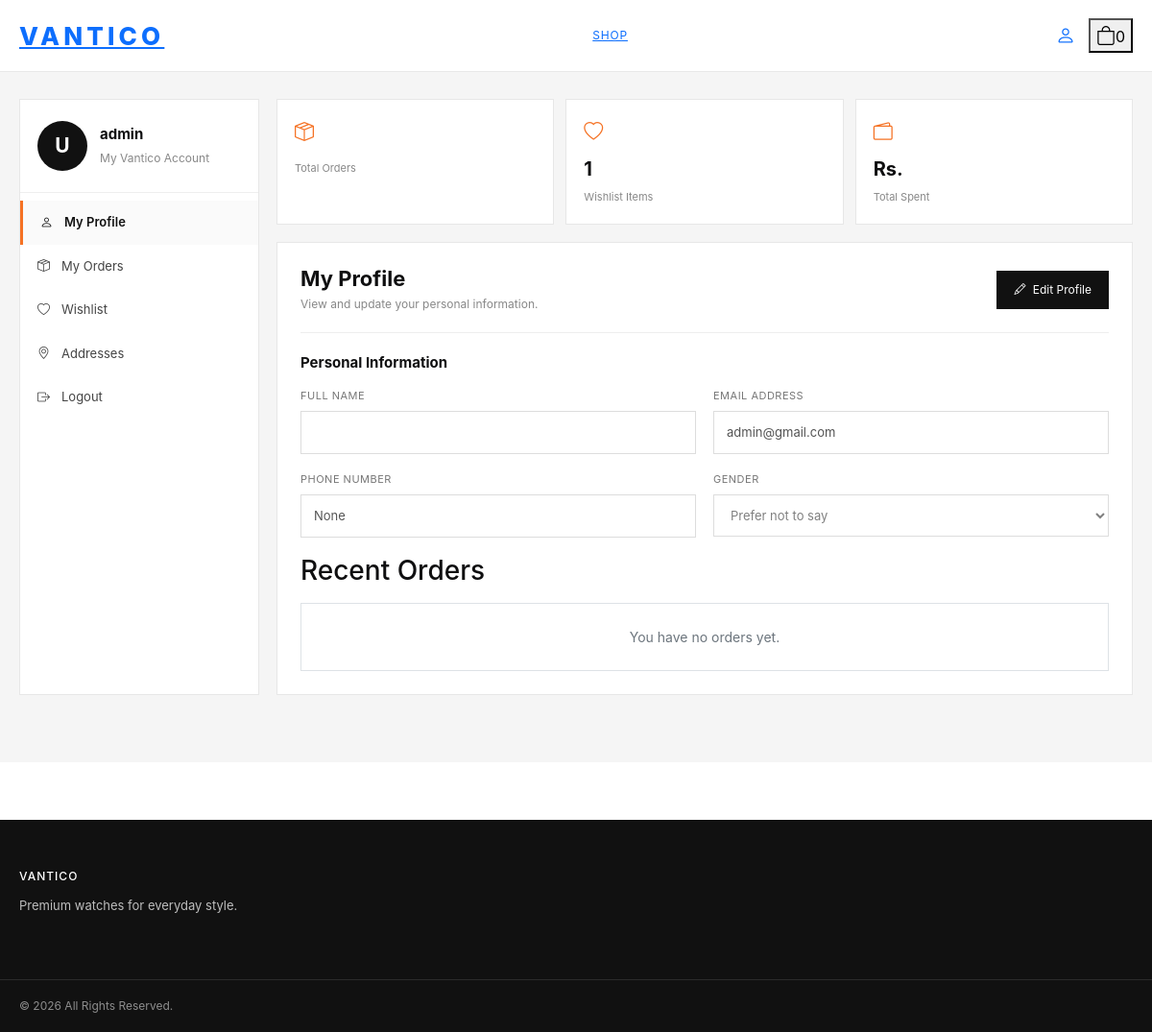
Page /my-account/ (signed in) on the committed database.
### lastapp/models.py (models this page shows, shortened)
class Settings(models.Model):
    site_name = models.CharField(max_length=100, default="Vantico")
    site_meta_title = models.CharField(max_length=100, blank=True)
    site_description = models.TextField(blank=True)
    site_keywords = models.CharField(max_length=255, blank=True, null=True)
    site_tagline = models.CharField(max_length=255, blank=True, null=True)
    site_url = models.URLField(default="https://example.com")
    site_author = models.CharField(max_length=100, blank=True, null=True)
    site_logo = models.ImageField(upload_to='site_logo/', blank=True, null=True)
    site_logo_dark = models.ImageField(upload_to='site_logo/', blank=True, null=True)
    site_favicon = models.ImageField(upload_to='site_favicon/', blank=True, null=True)
    site_og_image = models.ImageField(upload_to='site_seo/', blank=True, null=True)
    site_theme_color = models.CharField(max_length=7, default="#000000")
    site_email = models.EmailField(blank=True, null=True)
    site_phone = models.CharField(max_length=20, blank=True, null=True)
    site_whatsapp_number = models.CharField(max_length=20, blank=True, null=True)
    site_address = models.TextField(blank=True, null=True)
    site_map_embed = models.TextField(blank=True, null=True)
    site_business_hours = models.CharField(max_length=255, blank=True, null=True)
    site_language = models.CharField(max_length=50, default="en")
    site_currency = models.CharField(max_length=10, default="PKR")
    site_currency_symbol = models.CharField(max_length=5, default="Rs.")
    site_timezone = models.CharField(max_length=50, default="Asia/Karachi")
    site_pagination_count = models.PositiveIntegerField(default=12)
    site_social_links = models.JSONField(default=dict, blank=True)
    site_google_analytics_id = models.CharField(max_length=100, blank=True, null=True)
    site_google_tag_manager_id = models.CharField(max_length=100, blank=True, null=True)
    site_facebook_pixel_id = models.CharField(max_length=100, blank=True, null=True)
    site_google_search_console = models.CharField(max_length=255, blank=True, null=True)
    site_robots_txt = models.TextField(blank=True, null=True, default="User-agent: *\nAllow: /\n")
    site_header_script = models.TextField(blank=True, null=True)
    site_footer_script = models.TextField(blank=True, null=True)
    site_custom_css = models.TextField(blank=True, null=True)
    site_custom_js = models.TextField(blank=True, null=True)
    site_chatbot_code = models.TextField(blank=True, null=True)
    site_announcement_text = models.TextField(blank=True, null=True)
    site_announcement_link = models.URLField(blank=True, null=True)
    site_announcement_status = models.BooleanField(default=False)
    site_maintenance_mode = models.BooleanField(default=False)
    site_maintenance_message = models.TextField(blank=True, null=True, default="We are under maintenance.")
    site_footer_text = models.TextField(blank=True, null=True)
    site_copyright_text = models.TextField(default="© 2026 All Rights Reserved.")
    site_enable_registration = models.BooleanField(default=True)
    site_enable_blog = models.BooleanField(default=True)
    site_enable_shop = models.BooleanField(default=False)
    site_recaptcha_site_key = models.CharField(max_length=255, blank=True, null=True)
    site_recaptcha_secret_key = models.CharField(max_length=255, blank=True, null=True)
    updated_at = models.DateTimeField(auto_now=True)
    class Meta:
        verbose_name = "Site Setting"
        verbose_name_plural = "Site Settings"
    @classmethod
    def get_settings(cls):
        obj, created = cls.objects.get_or_create(pk=1)
        return obj

class Profile(models.Model):
    user = models.OneToOneField(User, on_delete=models.CASCADE, related_name='profile')
    phone = models.CharField(max_length=20, blank=True, null=True)
    gender = models.CharField(max_length=10, blank=True, null=True)

### lastapp/views.py (the view)
# urls.py: path('my-account/', views.profile_view, name='my_account'),
@login_required
def profile_view(request):
    user = request.user
    orders = Order.objects.filter(user=user).select_related('product').order_by('-created_at')
    wishlist = Wishlist.objects.filter(user=user).select_related('product')
    profile, created = Profile.objects.get_or_create(user=user)
    context = {
        **get_common_context(),
        'orders': orders,
        'wishlist': wishlist,
        'profile': profile,
        'wishlist_count': wishlist.count(),
        'orders_count': orders.count(),
    }
    return render(request, 'profile.html', context)

### lastapp/context_processors.py (called while the page is built)
def site_settings(request):
    try:
        settings_obj = Settings.get_settings()
    except Exception:
        settings_obj = None
    try:
        nav_items = NavbarItem.objects.filter(is_active=True).order_by('order')
        footer_columns = FooterColumn.objects.prefetch_related('links').order_by('order')
    except Exception:
        nav_items = []
        footer_columns = []
    return {
        'site_settings': settings_obj, # tumhara purana naam same rakha hai taake templates na toote
        'settings_obj': settings_obj,   # new naam bhi de diya
        'nav_items': nav_items,
        'footer_columns': footer_columns,
        'site_navbar': nav_items, # alias
    }

### lastapp/views.py (called while the page is built)
def get_common_context():
    return {
        'settings_obj': Settings.get_settings(),
        'nav_items': NavbarItem.objects.filter(is_active=True),
        'footer_columns': FooterColumn.objects.prefetch_related('links').all(),
    }

### lastapp/templates/profile.html (shortened to what this page needs)
{% extends "base.html" %}
{% load static %}
{% block extra_css %}
<link rel="stylesheet" href="https://cdn.jsdelivr.net/npm/bootstrap-icons@1.11.3/font/bootstrap-icons.css">
{% endblock %}
{% block content %}
<section class="profile-page">
  <div class="vt-container">
    <div class="profile-layout">
      <aside class="profile-sidebar">
        <div class="profile-user">
          <div class="profile-avatar">{{ user.first_name|first|upper|default:"U" }}</div>
          <div>
            <strong>{{ user.first_name|default:user.username }}</strong>
            <span>My Vantico Account</span>
          </div>
        </div>
        <div class="profile-menu">
          <a href="{% url 'profile' %}" class="active"><i class="bi bi-person"></i> My Profile</a>
          <a href="#orders"><i class="bi bi-box-seam"></i> My Orders</a>
          <a href="#"><i class="bi bi-heart"></i> Wishlist</a>
          <a href="#"><i class="bi bi-geo-alt"></i> Addresses</a>
          <a href="{% url 'logout' %}"><i class="bi bi-box-arrow-right"></i> Logout</a>
        </div>
      </aside>
      <div class="profile-main">
        <div class="profile-stats">
          <div class="profile-stat">
            <i class="bi bi-box-seam"></i>
            <span>Total Orders</span>
          </div>
          <div class="profile-stat">
            <i class="bi bi-heart"></i>
            <strong>{{ wishlist_count }}</strong>
            <span>Wishlist Items</span>
          </div>
          <div class="profile-stat">
            <i class="bi bi-wallet2"></i>
            <strong>Rs. {{ total_spent }}</strong>
            <span>Total Spent</span>
          </div>
        </div>
        <div class="profile-main-card" id="profilePanel">
          <div class="profile-heading">
            <div>
              <h1>My Profile</h1>
              <p>View and update your personal information.</p>
            </div>
            <button class="profile-edit-btn" id="editProfileBtn" type="button"><i class="bi bi-pencil me-1"></i> Edit Profile</button>
          </div>
          <div class="profile-section">
            <h3>Personal Information</h3>
            <form id="profileForm" method="POST">
              <div class="profile-form">
                <div class="profile-field">
                  <label>Full Name</label>
                  <input name="full_name" id="fullName" type="text" value="{{ user.first_name }}" disabled>
                </div>
                <div class="profile-field">
                  <label>Email Address</label>
                  <input name="email" id="email" type="email" value="{{ user.email }}" disabled>
                </div>
                <div class="profile-field">
                  <label>Phone Number</label>
                  <input name="phone" id="phone" type="tel" value="{{ user.profile.phone }}" disabled>
                </div>
                <div class="profile-field">
                  <label>Gender</label>
                  <select name="gender" id="gender" disabled>
                    <option value="" {% if not user.profile.gender %}selected{% endif %}>Prefer not to say</option>
                  </select>
                </div>
              </div>
            </form>
          </div>
          <div class="profile-orders" id="orders">
            <h3 class="mb-3">Recent Orders</h3>
            {% for order in orders %}
            <div class="profile-order-card">
              <div class="order-top">
                <strong>Order #{{ order.order_id }}</strong>
                <span class="order-status status-{{ order.status }}">{{ order.status }}</span>
              </div>
              <div class="order-bottom">
                <span>{{ order.product_name }} • Rs. {{ order.total_price }}</span>
                <a href="#" class="order-view">View Order</a>
              </div>
            </div>
            {% empty %}
            <div class="border p-4 text-center text-secondary small">You have no orders yet.</div>
            {% endfor %}
          </div>
        </div>
      </div>
    </div>
  </div>
</section>
{% endblock %}

### lastapp/templates/base.html (shortened to what this page needs)
{% load static %}
<!DOCTYPE html>
<html lang="en">
<head>
  <link href="https://cdnjs.cloudflare.com/ajax/libs/bootstrap/5.3.8/css/bootstrap.min.css" rel="stylesheet">
  <link rel="stylesheet" href="https://cdnjs.cloudflare.com/ajax/libs/bootstrap-icons/1.13.1/font/bootstrap-icons.min.css">
  {% block extra_css %}{% endblock %}
</head>
<body>
  <header class="vt-header">
    <div class="vt-container vt-header-row">
      <a class="vt-logo" href="/">
        {% if site_settings.site_logo %}<img src="{{ site_settings.site_logo.url }}" alt="{{ site_settings.site_name }}" style="height:32px">
        {% else %}{{ site_settings.site_name|default:"VANTICO" }}{% endif %}
      </a>
      <nav class="vt-mainnav">
         {% for x in navbars %}
         <a href="{{ x.link }}">{{ x.name }}</a>
         {% empty %}
         <a href="{% url 'products' %}">Shop</a>
         {% endfor %}
      </nav>
      <div class="vt-actions">
        <a href="{% url 'profile' %}" class="vt-icon-btn"><i class="bi bi-person fs-5"></i></a>
        <button class="vt-icon-btn" type="button" data-bs-toggle="offcanvas" data-bs-target="#cartDrawer"><i class="bi bi-bag fs-5"></i><span id="cartBadge" class="vt-cart-badge">0</span></button>
      </div>
    </div>
  </header>
  <main>{% block content %}{% endblock %}</main>
  <footer class="vt-footer">
    <div class="vt-container vt-footer-grid">
      <div>
        <h6>{{ site_settings.site_name|default:"Vantico" }}</h6>
        <p style="color:#bdbdbd;font-size:13px">{{ site_settings.site_footer_text|default:"Premium watches for everyday style." }}</p>
      </div>
    </div>
    <div class="vt-footer-bottom">
      <div class="vt-container">{{ site_settings.site_copyright_text|default:"© 2026 Vantico. All rights reserved." }}</div>
    </div>
  </footer>
</body>
</html>

### lastapp/templates/base.html (style rules this page uses)
:root { --vt-black:#0f0f10;--vt-line:#e8e8e8;--vt-bg:#ffffff;--vt-container:1440px; }
body { margin:0;background:var(--vt-bg);color:var(--vt-black);font-family:Inter,Arial,sans-serif; }
.vt-container { width:min(var(--vt-container),calc(100% - 40px));margin-inline:auto }
.vt-header { position:sticky;top:0;z-index:1030;background:rgba(255,255,255,.96);border-bottom:1px solid var(--vt-line);backdrop-filter:blur(12px) }
.vt-header-row { min-height:74px;display:grid;grid-template-columns:auto 1fr auto;align-items:center;gap:28px }
.vt-logo { font-size:26px;font-weight:800;letter-spacing:.16em;text-transform:uppercase }
.vt-mainnav { display:flex;justify-content:center;gap:26px;font-size:12px;text-transform:uppercase;letter-spacing:.8px }
.vt-actions { display:flex;align-items:center;gap:14px }
.vt-footer { margin-top:60px;background:#111;color:#fff }
.vt-footer-grid { display:grid;grid-template-columns:1.5fr repeat(3,1fr);gap:32px;padding:52px 0 34px }
.vt-footer h6 { font-size:12px;letter-spacing:1px;text-transform:uppercase;margin:0 0 14px }
.vt-footer-bottom { border-top:1px solid #2b2b2b;padding:18px 0;color:#8e8e8e;font-size:12px }

### lastapp/templates/profile.html (style rules this page uses)
.profile-page { background:#f5f5f5;min-height:calc(100vh - 120px);padding:28px 0 70px; }
.profile-layout { display:grid;grid-template-columns:250px 1fr;gap:18px; }
.profile-sidebar,.profile-main-card,.profile-order-card,.profile-stat { background:#fff;border:1px solid #e7e7e7; }
.profile-sidebar { padding:0 }
.profile-user { padding:22px 18px;border-bottom:1px solid #eee;display:flex;align-items:center;gap:13px; }
.profile-avatar { width:52px;height:52px;border-radius:50%;background:#111;color:#fff;display:grid;place-items:center;font-size:21px;font-weight:700; }
.profile-user strong { font-size:15px;display:block }
.profile-user span { font-size:12px;color:#888 }
.profile-menu { padding:8px 0 }
.profile-menu a { width:100%;border:0;background:#fff;text-align:left;padding:13px 18px;font-size:13px;color:#444;display:flex;align-items:center;gap:12px;transition:.18s;text-decoration:none }
.profile-menu a:hover,.profile-menu a.active { background:#fafafa;color:#111;font-weight:600;border-left:3px solid #f57224; }
.profile-main { min-width:0 }
.profile-main-card { padding:24px }
.profile-heading { display:flex;justify-content:space-between;align-items:center;gap:15px;padding-bottom:20px;border-bottom:1px solid #eee; }
.profile-heading h1 { margin:0;font-size:22px;font-weight:700; }
.profile-heading p { margin:5px 0 0;color:#888;font-size:12px; }
.profile-edit-btn { border:1px solid #111;background:#111;color:#fff;padding:10px 17px;font-size:12px; }
.profile-section { padding-top:22px }
.profile-section h3 { font-size:15px;margin:0 0 17px;font-weight:700; }
.profile-form { display:grid;grid-template-columns:1fr 1fr;gap:18px; }
.profile-field label { display:block;font-size:11px;color:#777;margin-bottom:7px;text-transform:uppercase;letter-spacing:.5px; }
.profile-field input,.profile-field select { width:100%;border:1px solid #ddd;padding:12px 13px;outline:none;font-size:13px;background:#fff; }
.profile-stats { display:grid;grid-template-columns:repeat(3,1fr);gap:12px;margin-bottom:18px; }
.profile-stat { padding:18px; }
.profile-stat i { font-size:20px;color:#f57224; }
.profile-stat strong { display:block;font-size:20px;margin-top:9px; }
.profile-stat span { color:#888;font-size:11px; }
.profile-orders { margin-top:18px; }

### rows in the picture
Settings: site_name "VANTICO", site_footer_text "Premium watches for everyday style.", site_copyright_text "© 2026 All Rights Reserved."

### other values in the picture
{{ user.first_name|first|upper|default:"U" }} "U"
{{ user.first_name|default:user.username }} "admin"
{{ wishlist_count }} "1"
